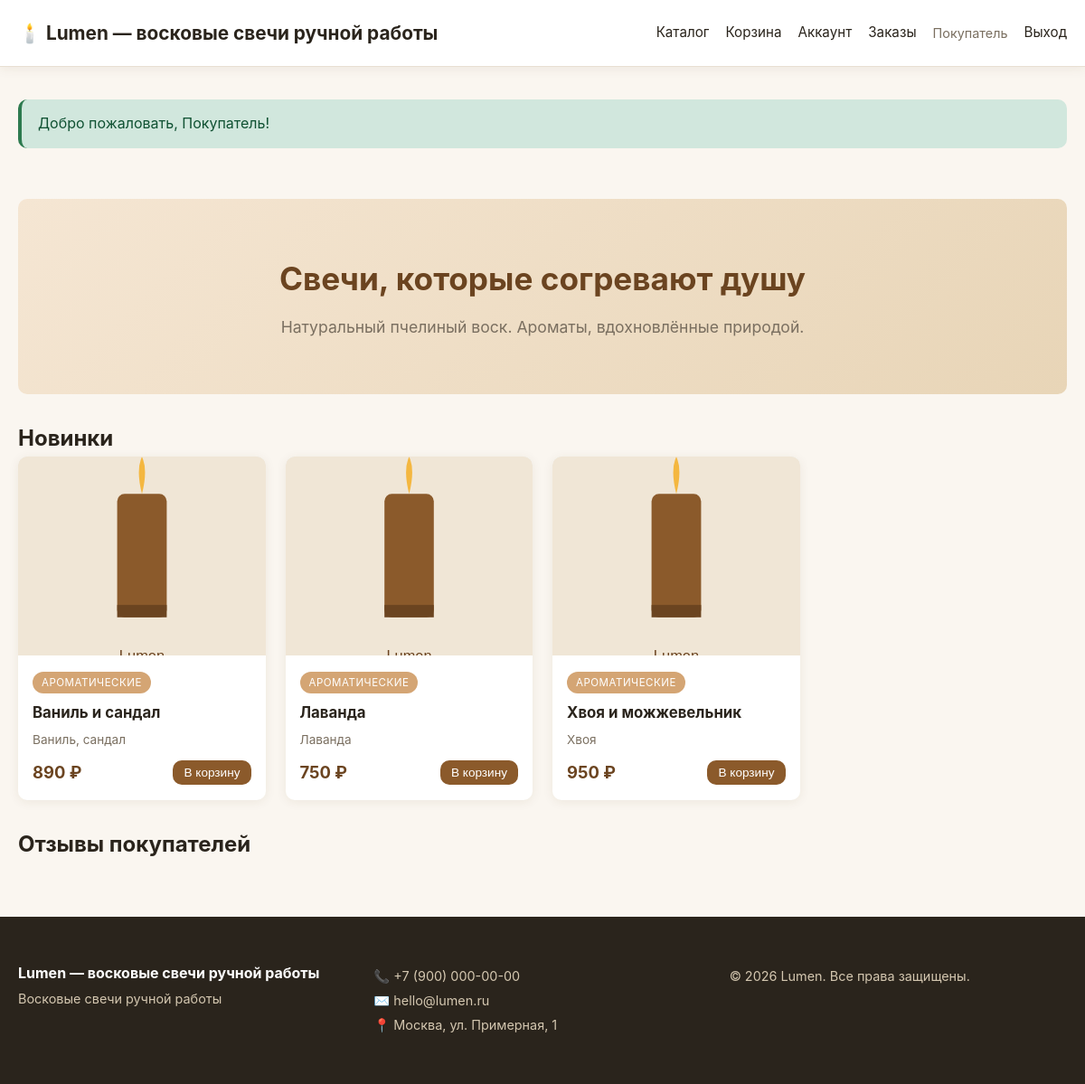
Screenshot of / (signed in) with the database file from the repository.
### tables this page shows
CREATE TABLE IF NOT EXISTS products (
    id INT AUTO_INCREMENT PRIMARY KEY,
    category_id INT,
    name VARCHAR(200) NOT NULL,
    description TEXT,
    price DECIMAL(10,2) NOT NULL,
    stock INT DEFAULT 0,
    image VARCHAR(255),
    aroma VARCHAR(100),
    weight INT,
    active TINYINT(1) DEFAULT 1,
    created_at TIMESTAMP DEFAULT CURRENT_TIMESTAMP,
    FOREIGN KEY (category_id) REFERENCES categories(id) ON DELETE SET NULL
);

CREATE TABLE IF NOT EXISTS categories (
    id INT AUTO_INCREMENT PRIMARY KEY,
    name VARCHAR(100) NOT NULL,
    slug VARCHAR(100) UNIQUE NOT NULL
);

### includes/db.php (called while the page is built)
<?php
$cfg = require __DIR__ . '/../config.php';
$dsn = "mysql:host={$cfg['db']['host']};dbname={$cfg['db']['dbname']};charset={$cfg['db']['charset']}";
try {
    $pdo = new PDO($dsn, $cfg['db']['user'], $cfg['db']['pass'], [
        PDO::ATTR_ERRMODE => PDO::ERRMODE_EXCEPTION,
        PDO::ATTR_DEFAULT_FETCH_MODE => PDO::FETCH_ASSOC,
        PDO::ATTR_EMULATE_PREPARES => false,
    ]);
} catch (PDOException $e) {
    die('Ошибка подключения к БД: ' . htmlspecialchars($e->getMessage()));
}
function db(): PDO {
    static $instance = null;
    if ($instance === null) {
        global $pdo;
        $instance = $pdo;
    }
    return $instance;
}

### includes/functions.php (called while the page is built, shortened)
<?php
require_once __DIR__ . '/db.php';
function e($s){ return htmlspecialchars((string)$s, ENT_QUOTES, 'UTF-8'); }
function setting(string $key, $default = '') {
    static $cache = null;
    if ($cache === null) {
        $rows = db()->query("SELECT `key`, value FROM settings")->fetchAll();
        $cache = [];
        foreach ($rows as $r) $cache[$r['key']] = $r['value'];
    }
    return $cache[$key] ?? $default;
}
function product_image($img) {
    return 'assets/placeholder.svg';
}
function money($v) {
    return number_format((float)$v, 0, ',', ' ') . ' ' . setting('currency', '₽');
}

### index.php (the view, shortened to what this page needs)
<?php
require_once __DIR__ . '/includes/functions.php';
$stmt = db()->prepare("
    SELECT p.*, c.name AS category_name
    FROM products p
    LEFT JOIN categories c ON p.category_id=c.id
    WHERE p.active=1
    ORDER BY p.created_at DESC
    LIMIT 3
");
$stmt->execute();
$new_products = $stmt->fetchAll();
require __DIR__ . '/includes/header.php';
?>
<section class="hero">
  <h1>Свечи, которые согревают душу</h1>
  <p>Натуральный пчелиный воск. Ароматы, вдохновлённые природой.</p>
</section>
<section class="new-products">
  <h2>Новинки</h2>
  <div class="product-grid">
    <?php foreach($new_products as $p): ?>
      <article class="product-card">
        <a href="/product.php?id=<?= $p['id'] ?>">
          <img src="<?= product_image($p['image']) ?>" alt="<?= e($p['name']) ?>" loading="lazy">
        </a>
        <div class="product-info">
          <?php if($p['category_name']): ?><span class="cat-tag"><?= e($p['category_name']) ?></span><?php endif; ?>
          <h3><a href="/product.php?id=<?= $p['id'] ?>"><?= e($p['name']) ?></a></h3>
          <?php if($p['aroma']): ?><p class="aroma"><?= e($p['aroma']) ?></p><?php endif; ?>
          <div class="price-row">
            <span class="price"><?= money($p['price']) ?></span>
            <?php if($p['stock']>0): ?>
              <form method="post" action="/cart.php">
                <button class="btn btn-primary btn-sm">В корзину</button>
              </form>
            <?php else: ?>
              <span class="out-of-stock">Нет в наличии</span>
            <?php endif; ?>
          </div>
        </div>
      </article>
    <?php endforeach; ?>
  </div>
</section>
<section class="reviews">
  <h2>Отзывы покупателей</h2>
</section>
<?php require __DIR__ . '/includes/footer.php'; ?>

### assets/style.css (style rules this page uses)
:root { --bg:#faf6f0; --card:#fff; --text:#2a241c; --muted:#7a6f60; --primary:#8b5a2b; --primary-dark:#6b4420; --accent:#d4a574; --border:#e8dfd2; --success:#2d7a4f; --error:#b33a3a; --radius:10px; --shadow:0 2px 12px rgba(90,60,20,.08); }
* { box-sizing:border-box;margin:0;padding:0 }
body { font-family:-apple-system,BlinkMacSystemFont,'Segoe UI',Roboto,sans-serif;background:var(--bg);color:var(--text);line-height:1.6;min-height:100vh;display:flex;flex-direction:column }
a { color:var(--primary);text-decoration:none }
img { max-width:100%;display:block }
.hero { background:linear-gradient(135deg,#f5e6d3,#e8d5b7);padding:60px 30px;border-radius:var(--radius);text-align:center;margin-bottom:30px }
.hero h1 { font-size:2.2rem;margin-bottom:12px;color:var(--primary-dark) }
.hero p { font-size:1.1rem;color:var(--muted) }
.product-grid { display:grid;grid-template-columns:repeat(auto-fill,minmax(240px,1fr));gap:22px;margin-bottom:30px;flex:1 }
.product-card { background:var(--card);border-radius:var(--radius);overflow:hidden;box-shadow:var(--shadow);transition:transform .2s, box-shadow .2s }
.product-card img { width:100%;height:220px;object-fit:cover;background:#eee }
.product-info { padding:16px }
.cat-tag { display:inline-block;background:var(--accent);color:#fff;font-size:.72rem;padding:3px 10px;border-radius:12px;margin-bottom:8px;text-transform:uppercase;letter-spacing:.5px }
.product-info h3 { font-size:1.05rem;margin-bottom:6px }
.product-info h3 a { color:var(--text) }
.aroma { font-size:.85rem;color:var(--muted);margin-bottom:10px }
.price-row { display:flex;align-items:center;justify-content:space-between;margin-top:10px }
.price { font-weight:700;font-size:1.15rem;color:var(--primary-dark) }
.btn { display:inline-block;padding:10px 18px;border:none;border-radius:var(--radius);font-size:.95rem;cursor:pointer;transition:all .2s;text-decoration:none;background:var(--border);color:var(--text) }
.btn-primary { background:var(--primary);color:#fff }
.btn-sm { padding:6px 12px;font-size:.85rem }

### rows the page displays
products: category.name "АРОМАТИЧЕСКИЕ", name "Ваниль и сандал", aroma "Ваниль, сандал", price "890 ₽"
products: category.name "АРОМАТИЧЕСКИЕ", name "Лаванда", aroma "Лаванда", price "750 ₽"
products: category.name "АРОМАТИЧЕСКИЕ", name "Хвоя и можжевельник", aroma "Хвоя", price "950 ₽"

### other values shown
$shopName "Lumen — восковые свечи ручной работы"
$user['name'] "Покупатель"
$flash['msg'] "Добро пожаловать, Покупатель!"
setting('shop_name','Lumen') "Lumen — восковые свечи ручной работы"
setting('shop_phone','') "+7 (900) 000-00-00"
setting('shop_email','') "hello@lumen.ru"
setting('shop_address','') "Москва, ул. Примерная, 1"
